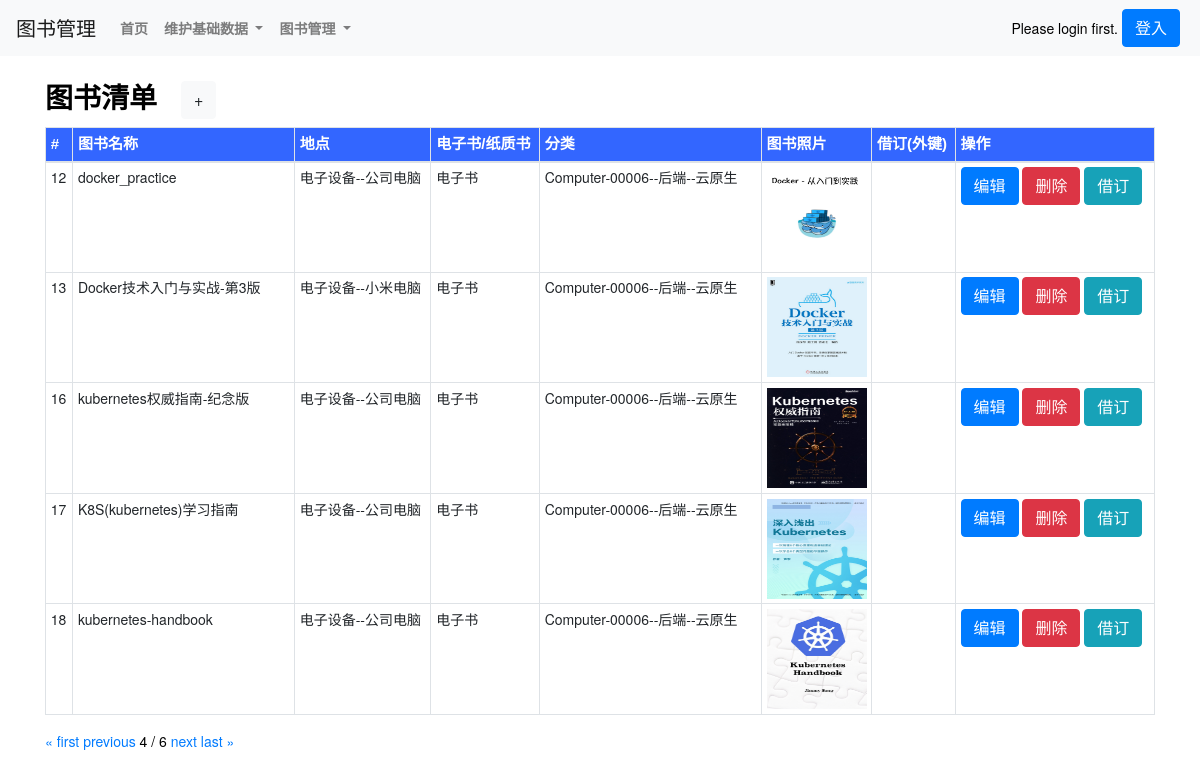
Screenshot of /theBooklist_show/4/ with the database file from the repository.
### book/models.py (models this page shows, shortened)
class theBook(models.Model):
    bid = models.AutoField(primary_key=True)
    theBook_name = models.CharField(max_length=500,verbose_name=('图书名称'),)
    theBook_location = models.ForeignKey(location,blank=True, null=True, on_delete=models.CASCADE,related_name='Book_location')
    theBook_type = models.CharField(max_length=500, verbose_name=('电子书/纸质书'),choices=THEBOOK_TYPE,)
    theBook_category = models.ForeignKey(category,blank=True, null=True, on_delete=models.CASCADE,related_name='Book_category')
    theBook_logo = models.ImageField(max_length=500, verbose_name=('图书照片1'),upload_to='images/')
    theBook_attachment = models.FileField(max_length=10000,verbose_name=('图书附件(备用)'),blank=True, null=True,upload_to='file')
    theBook_status1 = models.CharField(max_length=500,verbose_name=('图书状态1'),choices=THESTATUS_TYPE,)
    theBook_status2 = models.CharField(max_length=500,verbose_name=('图书状态2(备用)'),blank=True, null=True,)
    theBook_status3 = models.CharField(max_length=500,verbose_name=('图书状态3(备用)'),blank=True, null=True,)
    theBook_id = models.CharField(max_length=500,verbose_name=('图书编号(备用)'),blank=True, null=True,)
    theBook_information1 = models.TextField(max_length=10000,verbose_name=('图书信息1'),blank=True, null=True,)
    theBook_information2 = models.TextField(max_length=10000,verbose_name=('图书信息2(备用)'),blank=True, null=True,)
    theBook_information3 = models.TextField(max_length=10000,verbose_name=('图书信息3(备用)'),blank=True, null=True,)
    theBook_information4 = models.TextField(max_length=10000,verbose_name=('图书信息4(备用)'),blank=True, null=True,)
    theBook_information5 = models.TextField(max_length=10000,verbose_name=('图书信息5(备用)'),blank=True, null=True,)
    class Meta:
        verbose_name = ('图书')
        verbose_name_plural = ('图书')
        ordering = ['theBook_category'] # 返回值排序

class location(models.Model):
    lid = models.AutoField(primary_key=True)
    location_city = models.CharField(max_length=500,verbose_name=('城市'))
    location_name = models.CharField(max_length=500,verbose_name=('地点名称'))
    class Meta:
        verbose_name = ('地点')
        verbose_name_plural = ('地点')
    def __str__(self):
        return str(str(self.location_city) + '--' + self.location_name)

class category(models.Model):
    cid = models.AutoField(primary_key=True)
    category_id = models.CharField(max_length=500,verbose_name=('分类编号'),)
    category_keyname = models.CharField(max_length=500,verbose_name=('分类主名称'),)
    category_subname = models.CharField(max_length=500,verbose_name=('分类子名称'),)
    class Meta:
        verbose_name = ('分类')
        verbose_name_plural = ('分类')
        ordering = ['category_id'] # 返回值排序
    def __str__(self):
        return str(self.category_id + '--' + self.category_keyname + '--' + self.category_subname)

### book/views.py (the view)
# urls.py: path('theBooklist_show/<int:page>/',views.theBooklist_show,name='theBooklist_show'),
def theBooklist_show(request,page):
    theBooklist_all = theBook.objects.all()
    print('request.POST',request.POST.get('querybookcategory'))
    querybookname = request.POST.get('querybookname')
    querybookcategory = request.POST.get('querybookcategory')
    querybooktype = request.POST.get('querybooktype')
    print('querybookname',querybookname,'querybookcategory',querybookcategory,'querybooktype',querybooktype)
    theBooklist = theBooklist_all
    if querybookname:
        theBooklist = theBooklist_all.filter(theBook_name__icontains=querybookname)
    if querybookcategory:
        theBooklist = theBooklist.filter(theBook_category__category_keyname__icontains=querybookcategory)
    if querybooktype:
        theBooklist = theBooklist.filter(theBook_type__icontains=querybooktype)
    paginator = Paginator(theBooklist, 5)
    try:
        page_obj = paginator.page(page)
    except PageNotAnInteger:
        page_obj = paginator.page(1)
    except EmptyPage:
        page_obj = paginator.page(paginator.num_pages)
    return render(request,'theBooklist_show.html',locals())

### templates/theBooklist_show.html (shortened to what this page needs)
{% extends 'base.html' %}
{% load static %}
{% block body_block %}
<div class="container">
    <div class="row py-4 align-items-center">
        <div class="col-lg-12 col-md-12 mt-0 table-responsive"  style="background-color: #fff;">
            <h3 class="font-weight-bold">图书清单<a class="ml-4 btn btn-light" href="/theBooklist_new/">+</a></h3>
            <table class="table table-striped table-sm table-bordered ">
                <thead>
                    <tr style="color:White;background-color:#3366FF;font-family:微軟正黑體,Tahoma,Arial,微軟雅黑體;font-size:15px;">
                        <th scope="col">#</th>
                        <th scope="col" style="width:20%">图书名称</th>
                        <th scope="col">地点</th>
                        <th scope="col">电子书/纸质书</th>
                        <th scope="col" style="width:20%">分类</th>
                        <th scope="col">图书照片</th>
                        <th scope="col">借订(外键)</th>
                        <th scope="col">操作</th>
                    </tr>
                </thead>
                {% for theBook in page_obj.object_list %}
                    <td>{{ theBook.bid }}</td>
                    <td>{{ theBook.theBook_name }}</td>
                    <td>{{ theBook.theBook_location }}</td>
                    <td>{{ theBook.theBook_type }}</td>
                    <td>{{ theBook.theBook_category }}</td>
                    <td class="" style="width:100px; height:100px">
                        {% if theBook.theBook_logo %}
                        <a target="_blank" href="{{theBook.theBook_logo.url}}" >
                            <img src="{{theBook.theBook_logo.url}}" alt="{{theBook.theBook_logo.url}}" width="100px" height="100px"></img>
                        </a>
                        {% endif %}
                    </td>
                    {% if theBook.theBook_type == '纸质书' %}
                        <td>{{ theBook.theborrow_set.first.theBorrow_status1|default:'no-data' }}</td>
                    {% else %}
                        <td></td>
                    {% endif %}
                    <td>
                        <a class="btn btn-primary btn-xs" href="/theBooklist_edit/{{ theBook.bid }}/">编辑</a>
                        <a class="btn btn-danger btn-xs" href="/theBooklist_delete/{{ theBook.bid }}/">删除</a>
                        <a class="btn btn-info btn-xs" href="/theBorrowlist_new_default/{{ theBook.bid }}/">借订</a>
                    </td>
                {% endfor %}
            </table>
                <div class="pagination">
                    <span class="step-links">
                        {% if page_obj.has_previous %}
                            <a href="/theBooklist_show/1/">&laquo; first</a>
                            <a href="/theBooklist_show/{{ page_obj.previous_page_number }}/">previous</a>
                        {% endif %}
                        <span class="current">
                             {{ page_obj.number }} / {{ page_obj.paginator.num_pages }}
                        </span>
                        {% if page_obj.has_next %}
                            <a href="/theBooklist_show/{{ page_obj.next_page_number }}/">next</a>
                            <a href="/theBooklist_show/{{ page_obj.paginator.num_pages }}/">last &raquo;</a>
                        {% endif %}
                    </span>
                </div>
        </div>
    </div>
</div>
<br>
<br>
<br>
<br>
<br>
{% endblock %}

### templates/base.html (style rules this page uses)
html, body { position: relative; height: 100%; }
body { background: #fff; font-family: Helvetica Neue, Helvetica, Arial, sans-serif; font-size: 14px; color:#000; margin: 10; padding: 10; }

### rows the page displays
theBook: bid "12", theBook_name "docker_practice", theBook_location "电子设备--公司电脑", theBook_type "电子书", theBook_category "Computer-00006--后端--云原生", theBook_logo (picture)
theBook: bid "13", theBook_name "Docker技术入门与实战-第3版", theBook_location "电子设备--小米电脑", theBook_type "电子书", theBook_category "Computer-00006--后端--云原生", theBook_logo (picture)
theBook: bid "16", theBook_name "kubernetes权威指南-纪念版", theBook_location "电子设备--公司电脑", theBook_type "电子书", theBook_category "Computer-00006--后端--云原生", theBook_logo (picture)
theBook: bid "17", theBook_name "K8S(kubernetes)学习指南", theBook_location "电子设备--公司电脑", theBook_type "电子书", theBook_category "Computer-00006--后端--云原生", theBook_logo (picture)
theBook: bid "18", theBook_name "kubernetes-handbook", theBook_location "电子设备--公司电脑", theBook_type "电子书", theBook_category "Computer-00006--后端--云原生", theBook_logo (picture)

### other values shown
{{ page_obj.number }} "4"
{{ page_obj.paginator.num_pages }} "6"
